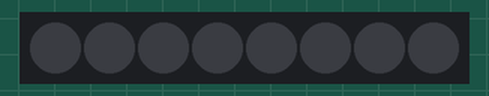
The sketch below on a simulated Arduino Uno, built with avr-gcc and run on an emulated ATmega328P. Parts: 8 RGB LEDs in strip order, left to right. Dim RGB values are drawn brighter than linear.

Above: at 0.1 s.
At 1.1 s:
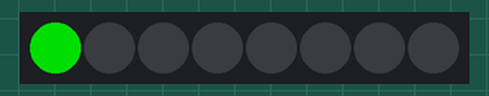
At 2.1 s:
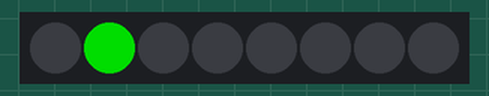
At 4.1 s:
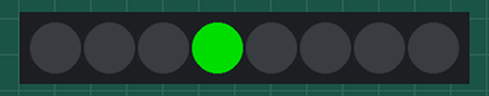
At 6.1 s:
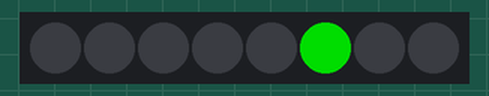
At 8.1 s:
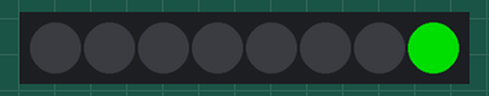
Timing chart, 0 to 40.0 s (numbered marks = the images above):
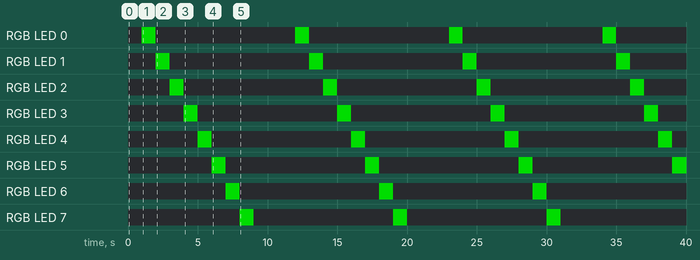

The sketch:

LEDScript.ino
```cpp
#include <Adafruit_NeoPixel.h>
#define PIN       7
#define NUMPIXELS 8
Adafruit_NeoPixel pixels(NUMPIXELS, PIN, NEO_GRB + NEO_KHZ800);

void setup() {
  Serial.begin(9600);
  // put your setup code here, to run once:
  pixels.begin(); // INITIALIZE NeoPixel strip object (REQUIRED)
}

void loop() {
  // put your main code here, to run repeatedly:
  for(int i = -1; i<10; i++){
    pixels.clear(); // Set all pixel colors to 'off'
    pixels.setPixelColor(i, pixels.Color(0, 150, 0));
    //Serial.println(i);
    pixels.show();   // Send the updated pixel colors to the hardware.

    delay(1000); // Pause before next pass through loop

  }
}
```

Measured:
- by itself, RGB LED 0–7: alternates RGB(0, 150, 0) for 1.0 s and off for 10.0 s
- by itself, everything shown: repeats every 11.0 s, in 9 steps
- what the display in image 1 shows lasts 1.0 s, from 1.0 s to 2.0 s
